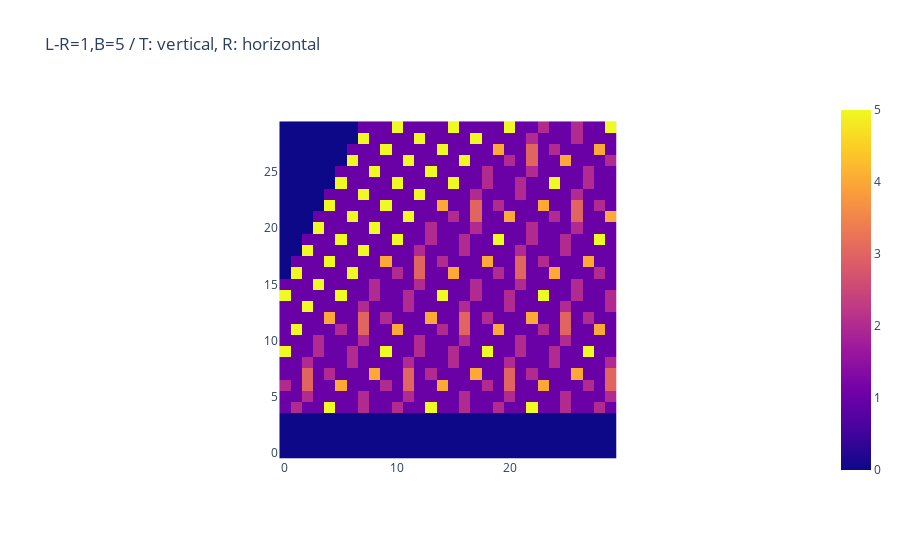
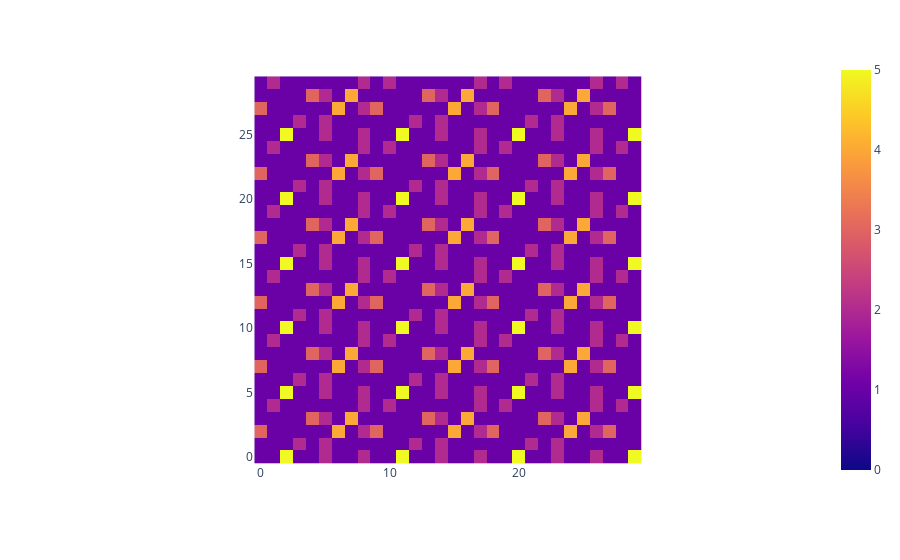
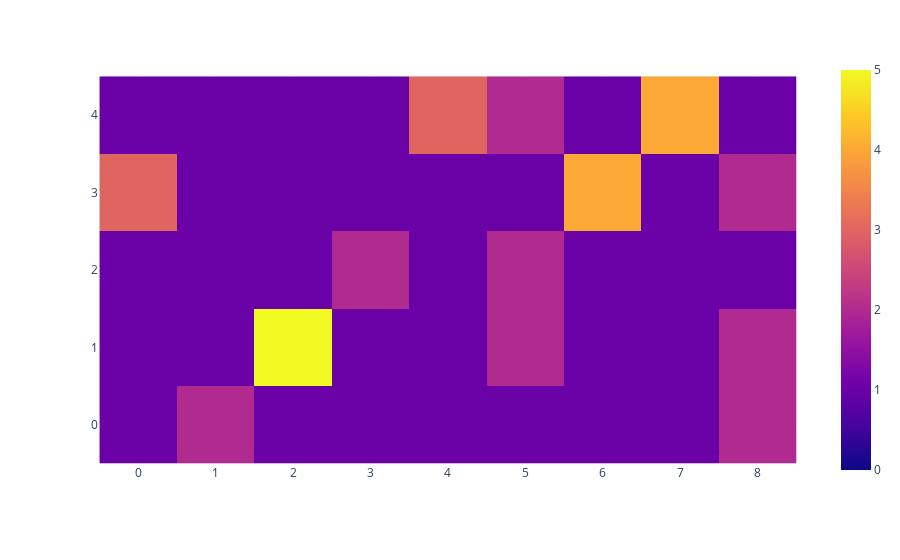

The cell these charts' notebook holds for them, in order:
### Markdown cell above
## Tamed matrix

### Code cell
f, b = 1, 5
shift = abs(f - b)
size = 30
# ---
df = pd.read_csv(f"data/fix_L-R_B/L-R={f}_B={b}_100x100.csv")
px.imshow(
    df.values[:size, shift : shift + size],
    origin="lower",
    zmin=0,
    aspect="equal",
    title=f"L-R={f},B={b} / T: vertical, R: horizontal",
).show()

# ---
dftp = np.transpose(df.values)
tamed_matrix = []
for r in range(size):
    seq = []
    s = r
    for i in range(size):
        try:
            seq += [dftp[i + s + shift + r][shift + i]]
        except:
            seq += [0]
    tamed_matrix += [seq]
tamed_matrix = np.transpose(tamed_matrix)
px.imshow(tamed_matrix, origin="lower", zmin=0).show()

# ---
fig = px.imshow(
    tamed_matrix[shift : (shift + b), : abs(2 * b - f)],
    origin="lower",
    zmin=0,
    aspect="equal",
)
fig.show()

### Figure 1 — Plotly figure (JSON) as saved in the notebook; plotly's stock layout.template omitted (floating-point values rounded to 4 significant figures; data arrays with more than 128 entries replaced by an {"elided": "..."} marker saying what was removed)
{"data": [{"coloraxis": "coloraxis", "hovertemplate": "x: %{x}<br>y: %{y}<br>color: %{z}<extra></extra>", "name": "0", "type": "heatmap", "xaxis": "x", "yaxis": "y", "z": {"elided": "30x30 int values"}}], "layout": {"autosize": true, "coloraxis": {"cmax": 5, "cmin": 0, "colorscale": [[0, "#0d0887"], [0.1111, "#46039f"], [0.2222, "#7201a8"], [0.3333, "#9c179e"], [0.4444, "#bd3786"], [0.5556, "#d8576b"], [0.6667, "#ed7953"], [0.7778, "#fb9f3a"], [0.8889, "#fdca26"], [1, "#f0f921"]]}, "title": {"text": "L-R=1,B=5 / T: vertical, R: horizontal"}, "xaxis": {"anchor": "y", "autorange": true, "constrain": "domain", "domain": [0.2708, 0.7292], "range": [-0.5, 29.5], "scaleanchor": "y"}, "yaxis": {"anchor": "x", "autorange": true, "constrain": "domain", "domain": [0, 1], "range": [-0.5, 29.5]}}}

### Figure 2 — Plotly figure (JSON) as saved in the notebook; plotly's stock layout.template omitted (floating-point values rounded to 4 significant figures; data arrays with more than 128 entries replaced by an {"elided": "..."} marker saying what was removed)
{"data": [{"coloraxis": "coloraxis", "hovertemplate": "x: %{x}<br>y: %{y}<br>color: %{z}<extra></extra>", "name": "0", "type": "heatmap", "xaxis": "x", "yaxis": "y", "z": {"elided": "30x30 int values"}}], "layout": {"autosize": true, "coloraxis": {"cmax": 5, "cmin": 0, "colorscale": [[0, "#0d0887"], [0.1111, "#46039f"], [0.2222, "#7201a8"], [0.3333, "#9c179e"], [0.4444, "#bd3786"], [0.5556, "#d8576b"], [0.6667, "#ed7953"], [0.7778, "#fb9f3a"], [0.8889, "#fdca26"], [1, "#f0f921"]]}, "margin": {"t": 60}, "xaxis": {"anchor": "y", "autorange": true, "constrain": "domain", "domain": [0.2368, 0.7632], "range": [-0.5, 29.5], "scaleanchor": "y"}, "yaxis": {"anchor": "x", "autorange": true, "constrain": "domain", "domain": [0, 1], "range": [-0.5, 29.5]}}}

### Figure 3 — Plotly figure (JSON) as saved in the notebook; plotly's stock layout.template omitted (floating-point values rounded to 4 significant figures)
{"data": [{"coloraxis": "coloraxis", "hovertemplate": "x: %{x}<br>y: %{y}<br>color: %{z}<extra></extra>", "name": "0", "type": "heatmap", "xaxis": "x", "yaxis": "y", "z": [[1, 2, 1, 1, 1, 1, 1, 1, 2], [1, 1, 5, 1, 1, 2, 1, 1, 2], [1, 1, 1, 2, 1, 2, 1, 1, 1], [3, 1, 1, 1, 1, 1, 4, 1, 2], [1, 1, 1, 1, 3, 2, 1, 4, 1]]}], "layout": {"autosize": true, "coloraxis": {"cmax": 5, "cmin": 0, "colorscale": [[0, "#0d0887"], [0.1111, "#46039f"], [0.2222, "#7201a8"], [0.3333, "#9c179e"], [0.4444, "#bd3786"], [0.5556, "#d8576b"], [0.6667, "#ed7953"], [0.7778, "#fb9f3a"], [0.8889, "#fdca26"], [1, "#f0f921"]]}, "margin": {"t": 60}, "xaxis": {"anchor": "y", "autorange": true, "constrain": "domain", "domain": [0.02632, 0.9737], "range": [-0.5, 8.5], "scaleanchor": "y"}, "yaxis": {"anchor": "x", "autorange": true, "constrain": "domain", "domain": [0, 1], "range": [-0.5, 4.5]}}}
